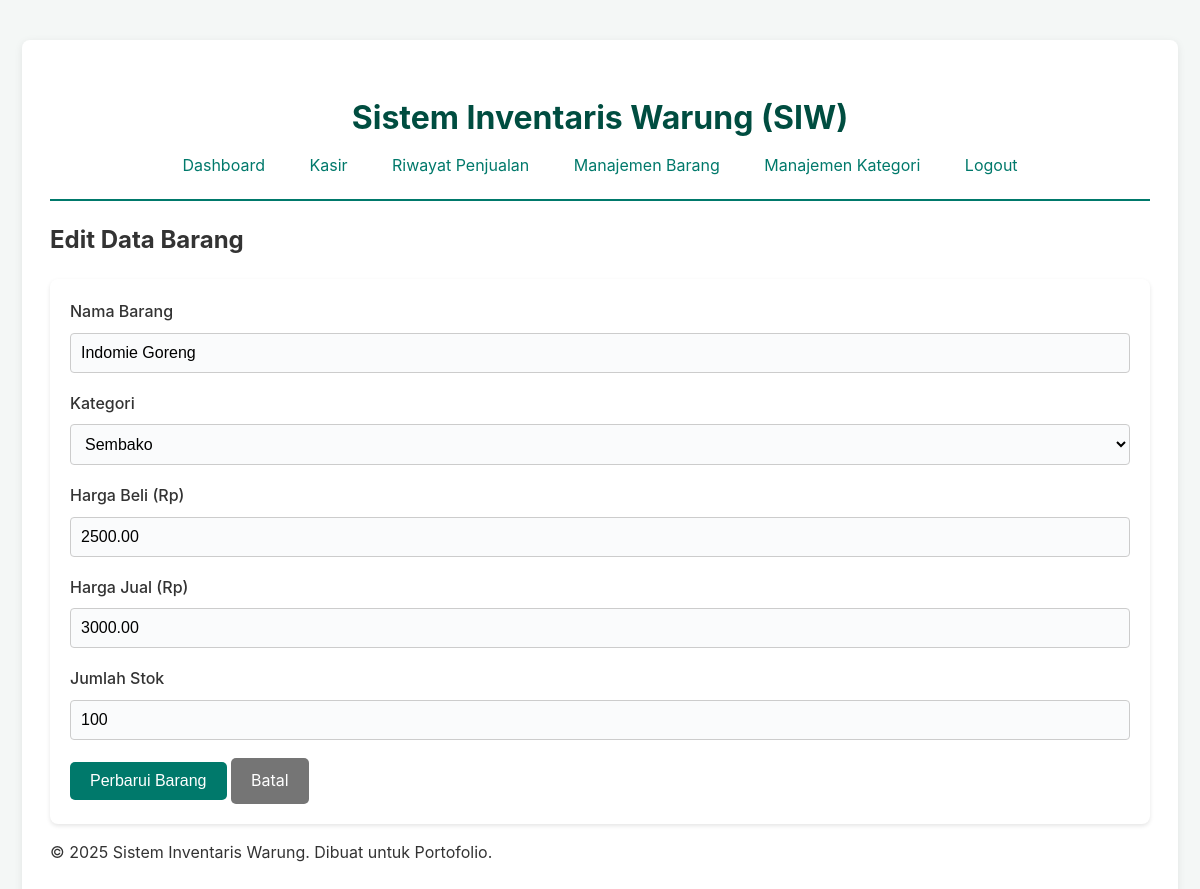
Page /public/edit_barang.php?id=1 (signed in) on the committed database.
### tables this page shows
CREATE TABLE tabel_barang (
    id_barang INT AUTO_INCREMENT PRIMARY KEY,
    nama_barang VARCHAR(255) NOT NULL,
    id_kategori INT NOT NULL,
    harga_beli DECIMAL(10, 2) NOT NULL,
    harga_jual DECIMAL(10, 2) NOT NULL,
    stok INT NOT NULL,
    is_deleted TINYINT(1) NOT NULL DEFAULT 0,
    FOREIGN KEY (id_kategori) REFERENCES tabel_kategori(id_kategori) ON DELETE RESTRICT ON UPDATE CASCADE
);

### public/edit_barang.php (the view, shortened to what this page needs)
<?php
require_once '../config/database.php';
require_once 'templates/header.php';
$barang = null;
$kategori_list = [];
$id_barang = null;
if (isset($_GET['id']) && is_numeric($_GET['id'])) {
    $id_barang = $_GET['id'];
    try {
        $stmt = $pdo->prepare("SELECT * FROM tabel_barang WHERE id_barang =? AND is_deleted = 0");
        $stmt->execute([$id_barang]);
        $barang = $stmt->fetch(PDO::FETCH_ASSOC);
        $kategori_stmt = $pdo->query("SELECT * FROM tabel_kategori ORDER BY nama_kategori");
        $kategori_list = $kategori_stmt->fetchAll(PDO::FETCH_ASSOC);
    } catch (PDOException $e) {
        echo "<div class='alert alert-error'>Gagal mengambil data: ". $e->getMessage(). "</div>";
        $id_barang = null;
    }
} else {
    echo "<div class='alert alert-error'>ID barang tidak valid.</div>";
}
if ($barang && $id_barang):
?>
<h2>Edit Data Barang</h2>
<form action="barang_handler.php" method="post">
    <div class="form-group">
        <label for="nama_barang">Nama Barang</label>
        <input type="text" id="nama_barang" name="nama_barang" value="<?php echo htmlspecialchars($barang['nama_barang']);?>" required>
    </div>
    <div class="form-group">
        <label for="id_kategori">Kategori</label>
        <select id="id_kategori" name="id_kategori" required>
            <?php foreach ($kategori_list as $kategori):?>
                <?php
                $selected = ($kategori['id_kategori'] == $barang['id_kategori'])? 'selected' : '';
               ?>
                <option value="<?php echo $kategori['id_kategori'];?>" <?php echo $selected;?>>
                    <?php echo htmlspecialchars($kategori['nama_kategori']);?>
                </option>
            <?php endforeach;?>
        </select>
    </div>
    <div class="form-group">
        <label for="harga_beli">Harga Beli (Rp)</label>
        <input type="number" id="harga_beli" name="harga_beli" step="0.01" value="<?php echo $barang['harga_beli'];?>" required>
    </div>
    <div class="form-group">
        <label for="harga_jual">Harga Jual (Rp)</label>
        <input type="number" id="harga_jual" name="harga_jual" step="0.01" value="<?php echo $barang['harga_jual'];?>" required>
    </div>
    <div class="form-group">
        <label for="stok">Jumlah Stok</label>
        <input type="number" id="stok" name="stok" value="<?php echo $barang['stok'];?>" required>
    </div>
    <button type="submit" name="update_barang" class="btn">Perbarui Barang</button>
    <a href="daftar_barang.php" class="btn btn-secondary">Batal</a>
</form>
<?php
endif;
require_once 'templates/footer.php';
?>

### public/style.css (style rules this page uses)
body { font-family: -apple-system, BlinkMacSystemFont, "Segoe UI", Roboto, Helvetica, Arial, sans-serif; line-height: 1.6; background-color: #f4f7f6; color: #333; margin: 0; }
form { background-color: #fff; padding: 20px; border-radius: 8px; box-shadow: 0 2px 4px rgba(0,0,0,0.1); }
.form-group { margin-bottom: 18px; }
.form-group label { display: block; margin-bottom: 6px; font-weight: 500; }
.form-group input[type="text"], .form-group input[type="number"], .form-group input[type="password"], .form-group select { width: 100%; padding: 10px; border: 1px solid #ccc; border-radius: 4px; box-sizing: border-box; font-size: 1rem; background: #fafbfc; margin-top: 2px; }
.btn, button { display: inline-block; background-color: #00796b; color: #fff; padding: 10px 20px; border: none; border-radius: 5px; cursor: pointer; text-decoration: none; font-size: 1rem; transition: background 0.2s; }
.btn-secondary { background-color: #757575; color: #fff; }

### rows in the picture
tabel_barang: nama_barang "Indomie Goreng", harga_beli "2500.00", harga_jual "3000.00", stok "100"

### other values in the picture
form field id_kategori "Sembako"
